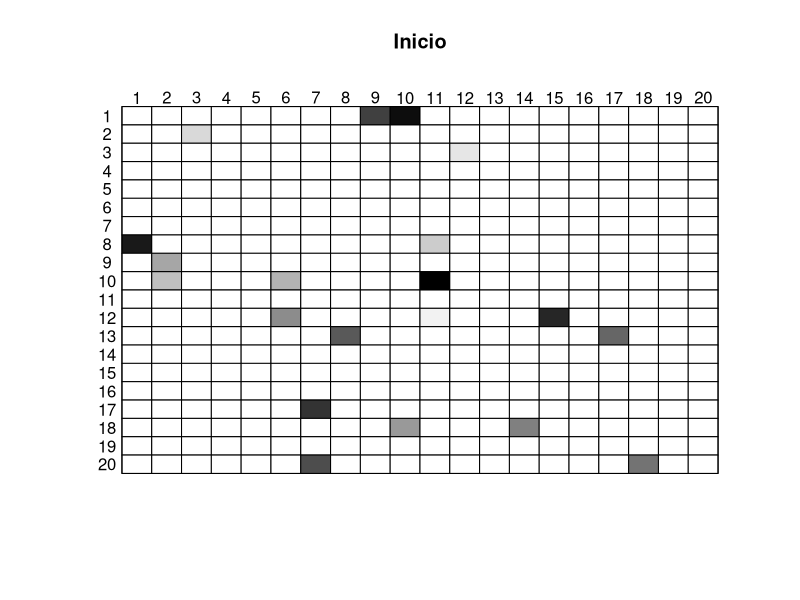

This figure's R source: (Note: this script raises an error after producing the figure.)
library(parallel)
dim <- 20
num <-  dim^2
nucleos <- 20

actual <- matrix(rep(0,num), nrow=dim, ncol=dim)
al <- sample(1:num,nucleos)
al2 <- sample(1:nucleos)
for(y in 1:nucleos){
  actual[al[y]]=al2[y]
}
suppressMessages(library("sna"))
png("Reto22p2_t0P.png")
plot.sociomatrix(actual, diaglab=FALSE, main="Inicio")
graphics.off()

colores <- c(0)

for(o in 1:num){
  if(actual[o] != 0 && actual[o] %in% colores == FALSE){
    colores <- c(colores, actual[o])
  }
}

print(colores)

paso <- function(pos){
  fila <- floor((pos - 1) / dim) + 1
  columna <- ((pos - 1) %% dim) + 1
  
  
  
  if(actual[fila, columna] == 0){	
    if(runif(1)<=0.4){
      
      vecindad <-  actual[max(fila - 1, 1) : min(fila + 1, dim),
                          max(columna - 1, 1): min(columna + 1, dim)]
      
      if((sum(vecindad)) > 0)
      {
        vecaux <- c()
        for(g in 1:length(vecindad)){
          if(vecindad[g] != 0 ){
            vecaux <- c(vecaux, vecindad[g])
          }
        }
        print(vecaux)
        
        valor <- vecaux[1]
        return(valor)
      }
      else
      {
        return(actual[fila,columna])
      }
    }
    else{return(actual[fila,columna])}
  }
  
  else {
    return(actual[fila,columna])
  }
}


cluster <- makeCluster(detectCores() - 1)
clusterExport(cluster, "dim")
clusterExport(cluster, "paso")

for (iteracion in 1:50) {
  
  clusterExport(cluster, "actual")
  siguiente <- parSapply(cluster, 1:num, paso)
  print(siguiente)
  msj <- paste("Iteracion:", iteracion)
  print(msj)
  
  actual <- matrix(siguiente, nrow=dim, ncol=dim, byrow=TRUE)
  posiceros <- c()
  for(e in 1:num){
    if(actual[e]==0){
      posiceros <- c(posiceros,e)
      }
  }
  if(length(posiceros)>1){
  posnuevonucleo <- sample(posiceros,1)
  for(x in 1:num){
    if(x %in% colores == FALSE){
      colores <- c(colores,x)
      nc <- x
      break;
    }
  }
  actual[posnuevonucleo]=x
  }
  if(length(posiceros)==1){
    for(xx in 1:num){
      if(xx %in% colores == FALSE){
        colores <- c(colores,xx)
        nc <- xx
        break;
      }
    }
    actual[posiceros]=xx
  }
  
  salida = paste("Reto22p2_tP", iteracion, ".png", sep="")
  tiempo = paste("Paso", iteracion)
  png(salida)
  plot.sociomatrix(actual, diaglab=FALSE, main=tiempo)
  graphics.off()
  
  if (all(actual != 0)) { # todos murieron
    print("Termina propagacion")
    break;
  }
}
stopCluster(cluster)

tabla <- table(actual)

coloresborde <- c()
for(f in 1:dim){
  if(actual[1,f] %in% coloresborde == FALSE){
    coloresborde <- c(coloresborde, actual[1,f])
  }
}
for(ff in 1:dim){
  if(actual[dim, ff] %in% coloresborde == FALSE){
    coloresborde <- c(coloresborde, actual[dim, ff])
  }
}
for(c in 1:dim){
  if(actual[c, 1] %in% coloresborde == FALSE){
    coloresborde <- c(coloresborde, actual[c,1])
  }
}
for(cc in 1:dim){
  if(actual[cc, dim] %in% coloresborde == FALSE){
    coloresborde <- c(coloresborde, actual[cc,dim])
  }
}

coloresnoborde <- c()
for(r in 1:length(tabla)){
  if(r %in% coloresborde==FALSE){
    coloresnoborde <- c(coloresnoborde,r)
  }
}
#for(s in 2:dim-1){
 # for(l in 2:dim-1){
  #  if(actual[s,l] %in% coloresborde ==FALSE && actual[s,l] %in% coloresnoborde ==FALSE){
   #   coloresnoborde <- c(coloresnoborde, s)
    #}
  #}
#}



tamanoCborde <- c()
for(p in coloresborde){
  tamanoCborde <- c(tamanoCborde, tabla[p])
}

tamanoNborde <- c()
for(pp in coloresnoborde){
  tamanoNborde <- c(tamanoNborde, tabla[pp])
}

d1 <- data.frame(coloresborde,tamanoCborde)
d2 <- data.frame(coloresnoborde, tamanoNborde)

g1 = d1$tamanoCborde
names(g1)=d1$coloresborde
png("ColoresBordeR2.png")
barplot(g1)
graphics.off()

g2 = d2$tamanoNborde
names(g2)=d2$coloresnoborde
png("ColoresNoBordeR2.png")
barplot(g2)
graphics.off()
